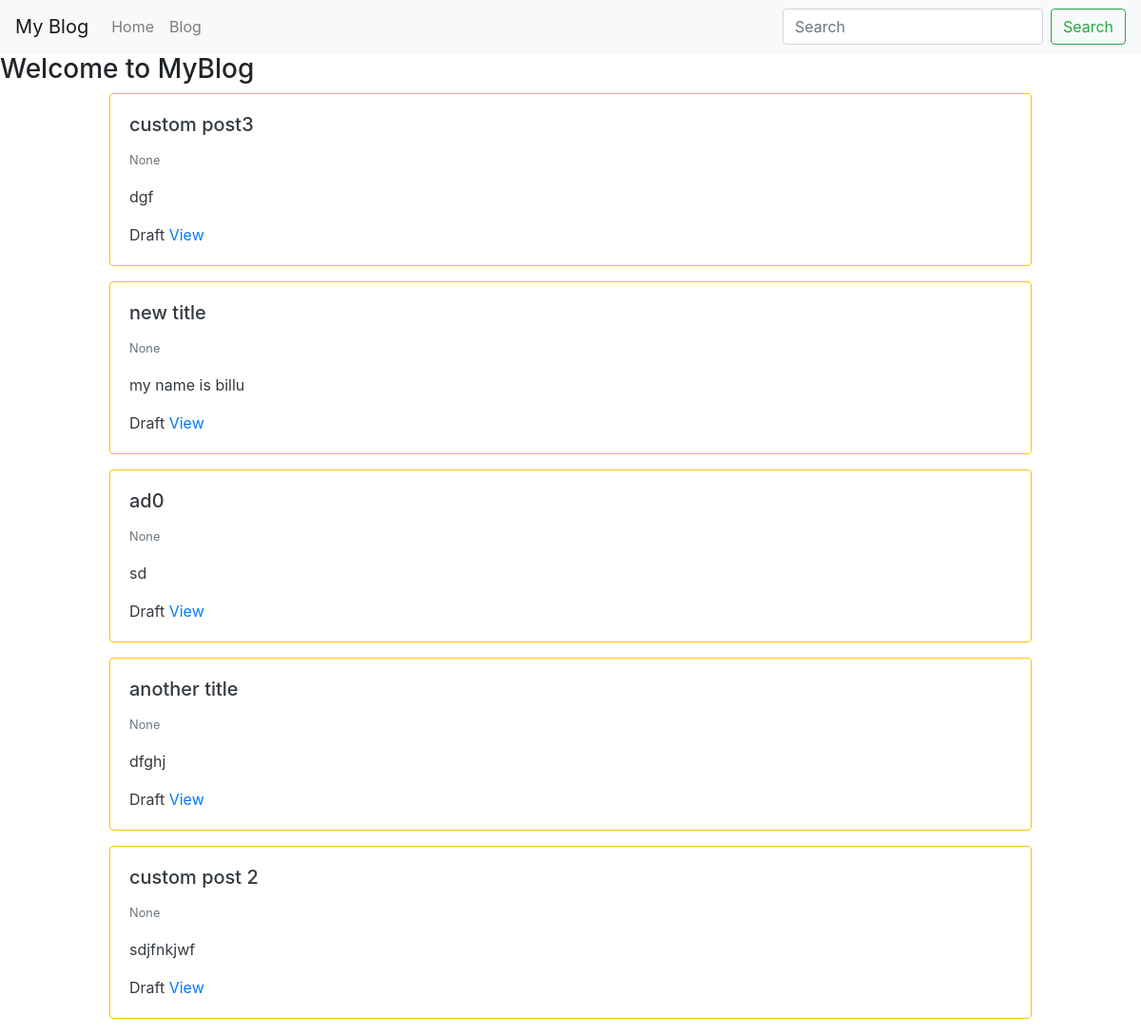
Before: / with the older database file.
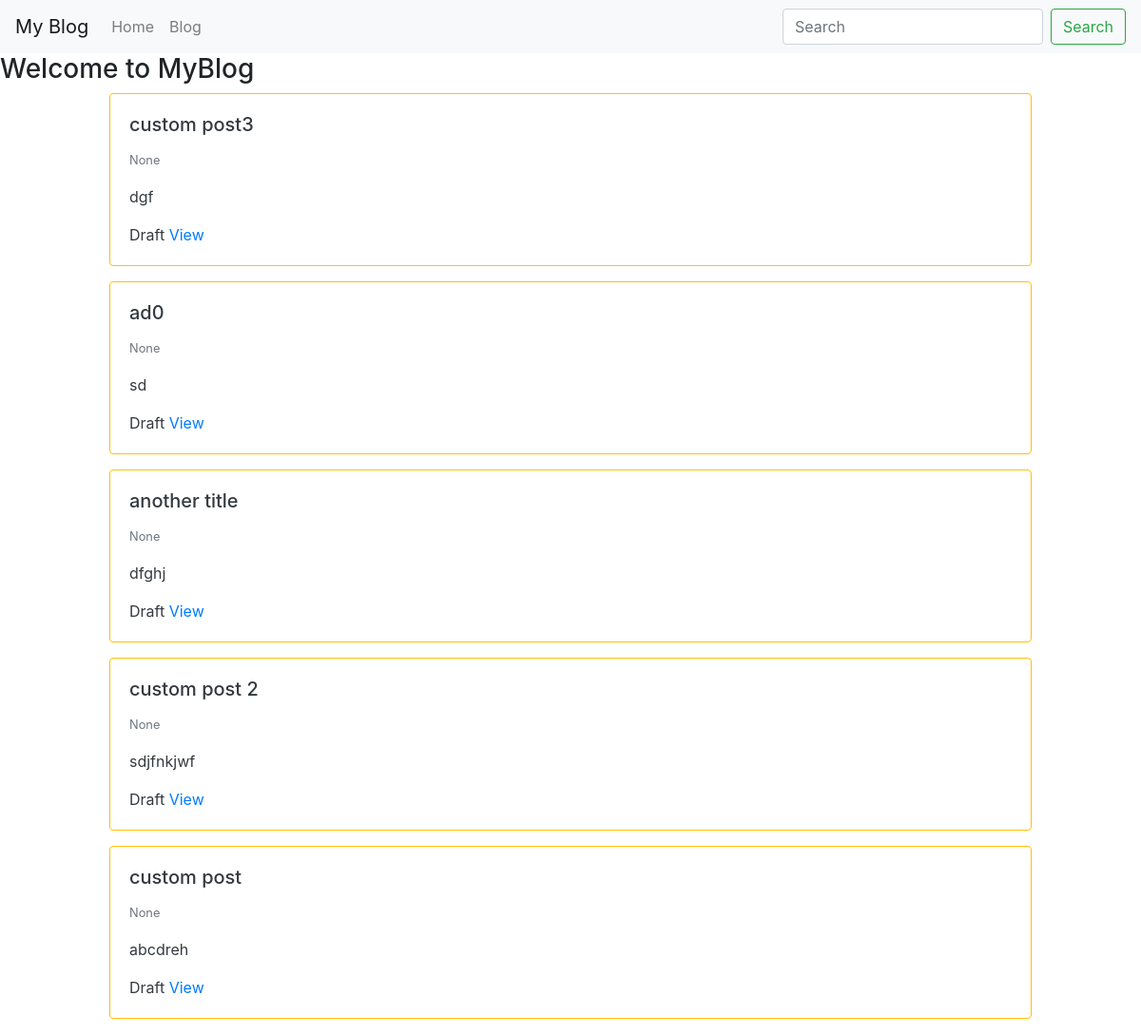
After: the same page with the newer database file.
### blog/models.py (models this page shows, shortened)
class BlogPost(models.Model):   #blogpost_set.all() ->  will give all the queryset related to user.
    user = models.ForeignKey(User, default=1, null=True, on_delete=models.SET_NULL)
    image = models.ImageField(upload_to='image/', blank=True, null=True)
    title = models.CharField(max_length = 120)
    slug = models.SlugField(unique=True)   #to make url readable after slash
    content = models.TextField(null = True, blank = True)
    publish_date = models.DateTimeField(auto_now=False, auto_now_add=False,null=True,blank=True)
    timestamp = models.DateTimeField(auto_now_add=True)
    updated = models.DateTimeField(auto_now=True)
    objects = BlogPostManager()
    class Meta:
        ordering = ['-pk','-publish_date','-updated','-timestamp']    #to show newest first
    def get_absolute_url(self):
        return f"/blog/{self.slug}"

### myblog/views.py (the view)
# urls.py: path('', home_page),
def home_page(request):
    my_title = "Hello there...."
    qs = BlogPost.objects.all()[:5]
    context = {"title": "Welcome to MyBlog", "blog_list" : qs}
    return render(request, "home.html", context)

### blog/models.py (called while the page is built)
    def get_queryset(self):
        return BlogPostQuerySet(self.model, using=self.db)

### templates/home.html
{% extends "base.html" %}
{% block content %}
<h3>{{title}}</h3>
    {% for a in blog_list %}
        {% include 'blog/list-inline.html' with blog_post=a truncate=True detail=False %}
    {% endfor %}
{% endblock %}

### templates/base.html (shortened to what this page needs)
<!doctype html>
<html lang="en">
  <head>
    <link rel="stylesheet" href="https://stackpath.bootstrapcdn.com/bootstrap/4.5.0/css/bootstrap.min.css">
  </head>
  <body>
    {% include 'navbar.html' %}
    <div class="container=fluid">
      {% block content %}
      {% endblock %}
    </div>
  </body>
</html>

### templates/navbar.html (shortened to what this page needs)
<nav class="navbar navbar-expand-lg navbar-light bg-light">
  <a class="navbar-brand" href="/">My Blog</a>
  <div class="collapse navbar-collapse" id="navbarSupportedContent">
    <ul class="navbar-nav mr-auto">
      <li class="nav-item">
        <a class="nav-link" href="/">Home</a>
      </li>
      <li class="nav-item">
        <a class="nav-link" href="/blog">Blog</a>
      </li>
    </ul>
    <form class="form-inline my-2 my-lg-0" action="/search/">
      <input class="form-control mr-sm-2" type="search" name="q" placeholder="Search" aria-label="Search">
      <button class="btn btn-outline-success my-2 my-sm-0" type="submit">Search</button>
    </form>
  </div>
</nav>

### blog/templates/blog/list-inline.html (shortened to what this page needs)
<div class="col-12 col-md-10 mb-3 mx-auto">
  <div class="card {% if not blog_post.publish_date %}border border-warning text-dark{% endif %}">
    <div class="card-body">
      <h5 class="card-title">{{blog_post.title}}</h5>
      <p class="card-text">
        <small class="text-muted">{{blog_post.publish_date}}</small>
      {% if truncate %}
        {{blog_post.content|linebreaks|truncatewords:30}}
      {% else %}
        {{blog_post.content|linebreaks}}
      {% endif %}
      </p>
      {% if not detail %}
        {% if not blog_post.publish_date %}Draft{% endif %}
        <a href="{{blog_post.get_absolute_url}}">View</a>
      {% endif %}
    </div>
  </div>
</div>

Changed rows visible on the page:
removed BlogPost: title "new title", publish_date "None", content "my name is billu", shows "Draft"
now on this page (row edited): BlogPost: title "custom post", publish_date "None", content "abcdreh", shows "Draft"
